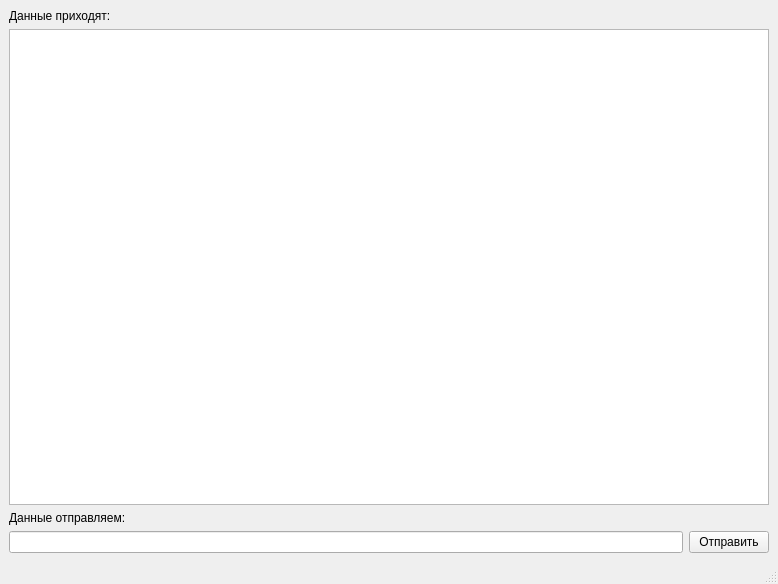
<?xml version="1.0" encoding="UTF-8"?>
<ui version="4.0">
 <class>MainWindow</class>
 <widget class="QMainWindow" name="MainWindow">
  <property name="geometry">
   <rect>
    <x>0</x>
    <y>0</y>
    <width>778</width>
    <height>584</height>
   </rect>
  </property>
  <property name="windowTitle">
   <string>MainWindow</string>
  </property>
  <widget class="QWidget" name="centralwidget">
   <layout class="QGridLayout" name="gridLayout">
    <item row="0" column="0">
     <widget class="QLabel" name="label">
      <property name="text">
       <string>Данные приходят:</string>
      </property>
     </widget>
    </item>
    <item row="1" column="0" colspan="2">
     <widget class="QTextBrowser" name="textBrowser_read"/>
    </item>
    <item row="2" column="0" colspan="2">
     <widget class="QLabel" name="label_2">
      <property name="text">
       <string>Данные отправляем:</string>
      </property>
     </widget>
    </item>
    <item row="3" column="0">
     <widget class="QLineEdit" name="lineEdit_send"/>
    </item>
    <item row="3" column="1">
     <widget class="QPushButton" name="PB_send">
      <property name="text">
       <string>Отправить</string>
      </property>
     </widget>
    </item>
   </layout>
  </widget>
  <widget class="QMenuBar" name="menubar">
   <property name="geometry">
    <rect>
     <x>0</x>
     <y>0</y>
     <width>778</width>
     <height>25</height>
    </rect>
   </property>
  </widget>
  <widget class="QStatusBar" name="statusbar"/>
 </widget>
 <resources/>
 <connections/>
</ui>
